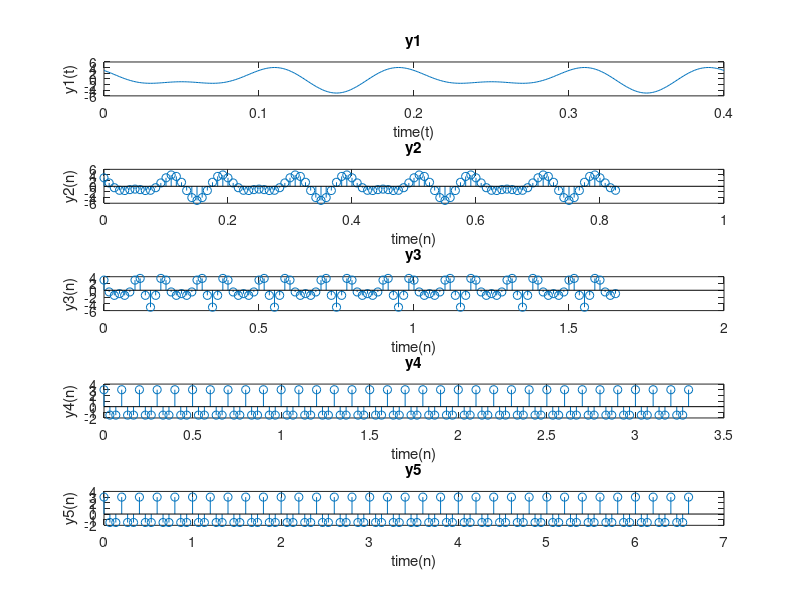

The MATLAB source for this figure:
clear all
clc

t=0:.001:.4;
f1=10;
f2=15;
a1=3;
a2=-2
y1=a1*cos(2*pi*f1*t)+a2*sin(2*pi*f2*t);
subplot(5,1,1)

plot(t,y1);
title('y1');
xlabel('time(t)');
ylabel('y1(t)');
fs=120
n=0:99
ts=1/fs;
y2=a1*cos(2*pi*f1*n*ts)+a2*sin(2*pi*f2*n*ts);
subplot(5,1,2)
stem(n*ts,y2);
title('y2');
xlabel('time(n)');
ylabel('y2(n)');
fs=60
n=0:99
ts=1/fs;
y3=a1*cos(2*pi*f1*n*ts)+a2*sin(2*pi*f2*n*ts);
subplot(5,1,3)
stem(n*ts,y3);
title('y3');
xlabel('time(n)');
ylabel('y3(n)');

fs=30
n=0:99
ts=1/fs;
y4=a1*cos(2*pi*f1*n*ts)+a2*sin(2*pi*f2*n*ts);
subplot(5,1,4)
stem(n*ts,y4);
title('y4');
xlabel('time(n)');
ylabel('y4(n)');
fs=15
n=0:99
ts=1/fs;
y5=a1*cos(2*pi*f1*n*ts)+a2*sin(2*pi*f2*n*ts);
subplot(5,1,5)
stem(n*ts,y5);
title('y5');
xlabel('time(n)');
ylabel('y5(n)');

